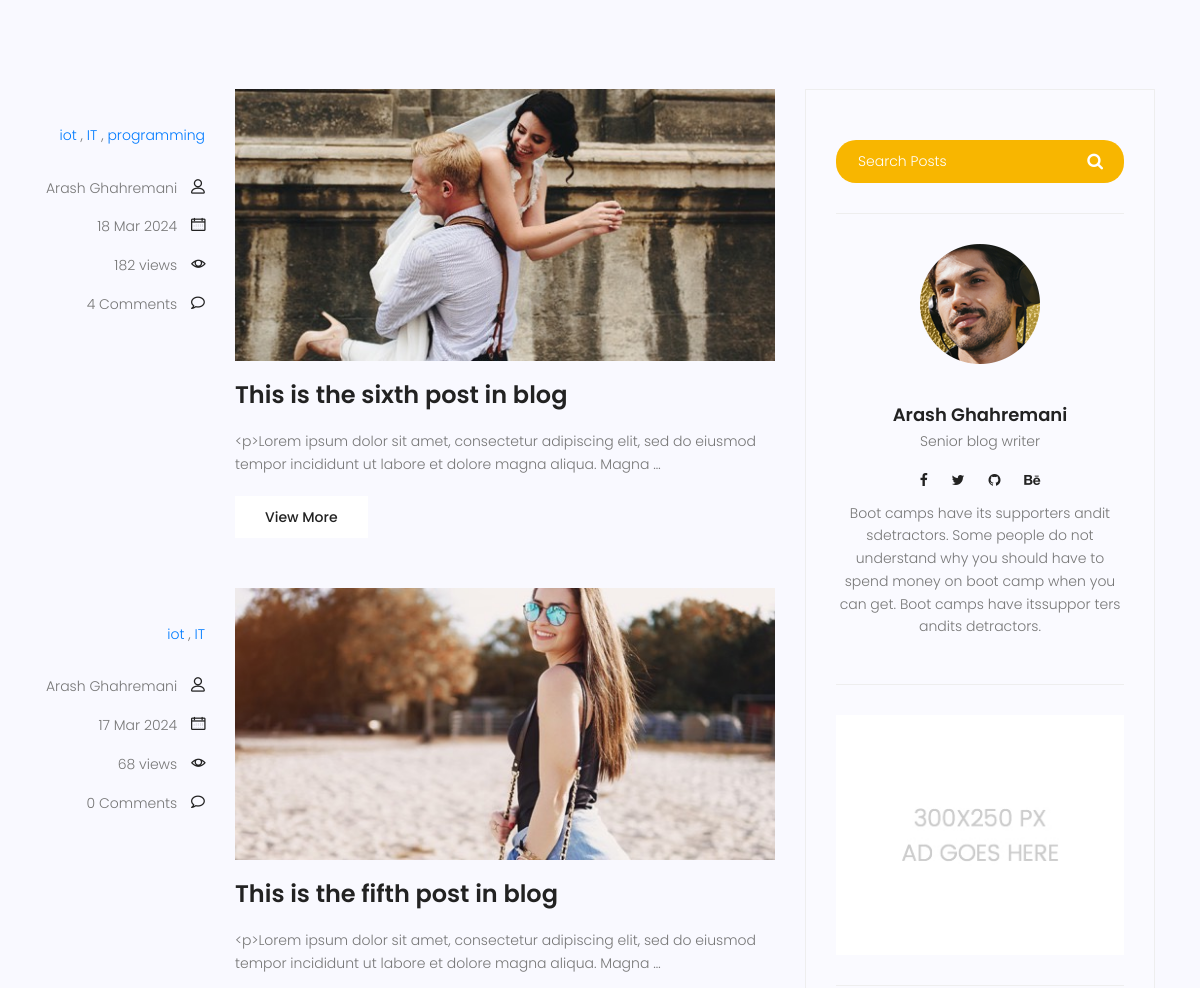
Page /blog/ (middle part) on the earlier database version.
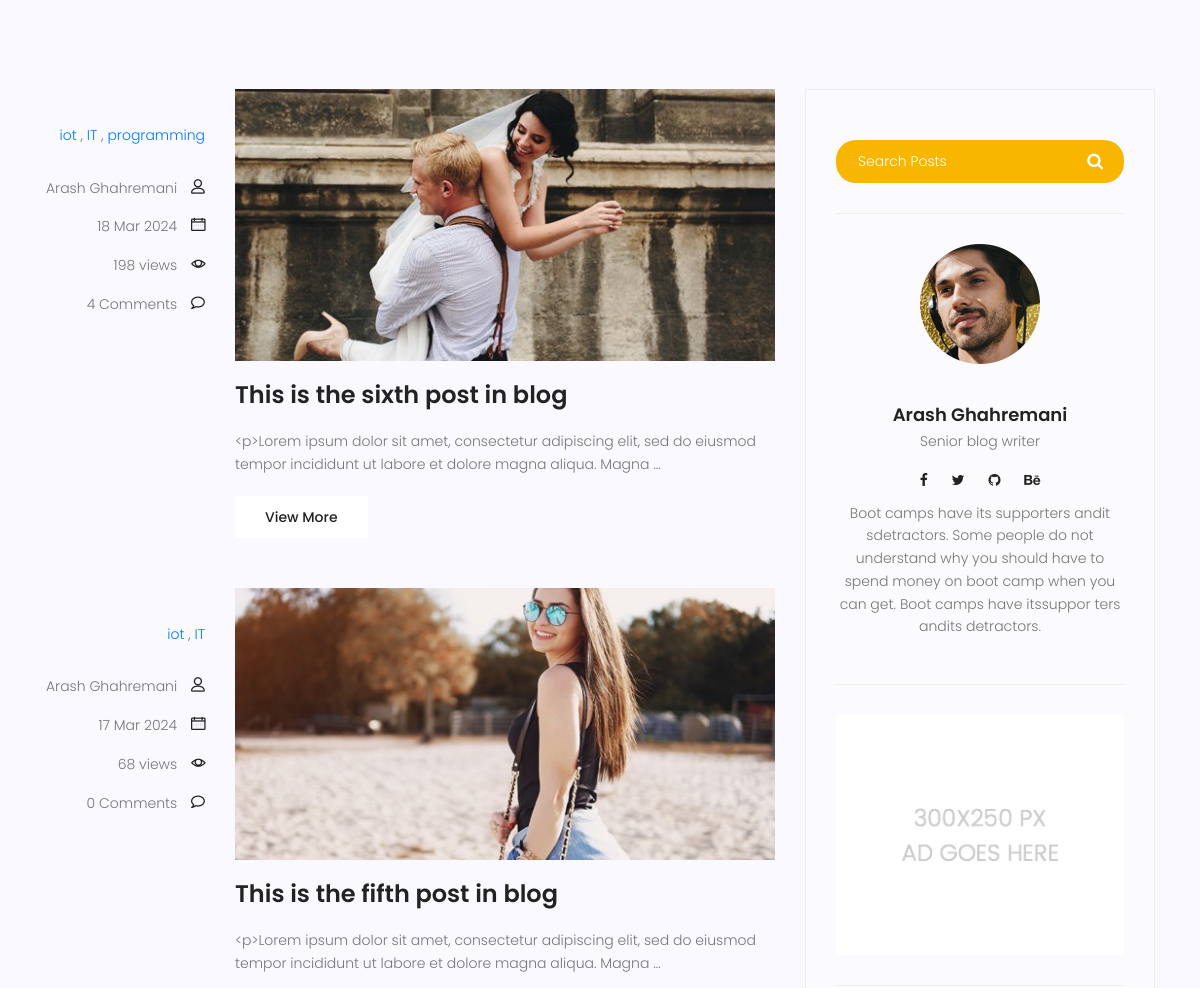
Same page on the later database version.
### blog/models.py (models this page shows, shortened)
class Post (models.Model) :
    image = models.ImageField(upload_to = 'blog/',default = 'blog/default.jpg')
    author = models.ForeignKey(User,on_delete=models.SET_NULL,null=True)
    title = models.CharField (max_length = 200)
    content = models.TextField ()
    tags = TaggableManager()
    category = models.ManyToManyField (Category)
    counted_view = models.IntegerField (default = 0)
    status = models.BooleanField (default = False)
    published_date = models.DateTimeField (null = True)
    created_date = models.DateTimeField (auto_now_add = True)
    update_date = models.DateTimeField (auto_now = True)
    class Meta:
        ordering = ['-created_date']
    def excerpt(self) :
        return truncatewords(self.content,20)

### blog/views.py (the view)
# urls.py: path('', blog_view, name="index"),
def blog_view(request, **kwargs) :
    posts = Post.objects.filter(status = 1, published_date__lte = timezone.now())
    if kwargs.get('cat_name') != None:
        posts = posts.filter(category__name=kwargs['cat_name'])
    if kwargs.get('author_username') != None:
        posts = posts.filter(author__username = kwargs['author_username'])
    if kwargs.get('tag_name') != None:
        posts = posts.filter(tags__name__in=[kwargs['tag_name']])
    posts = Paginator (posts,3)
    try:
        page_number = request.GET.get ('page')
        posts = posts.get_page(page_number)
    except PageNotAnInteger:
        posts = posts.get_page(1)
    except EmptyPage:
        posts = posts.get_page(1)
    context = {'posts': posts}
    return render(request, "blog/blog-home.html", context)

### blog/models.py (called while the page is built)
    def __str__(self):
        return self.name

### blog/templatetags/blog_tags.py (called while the page is built)
@register.inclusion_tag('blog/post-categories.html')
def postcategories() :
    posts = Post.objects.filter(status = 1)
    categories = Category.objects.all()
    cat_dict = {}
    for name in categories :
        cat_dict[name]=posts.filter(category=name).count()
    return {'categories':cat_dict}

@register.simple_tag(name = 'comments_count')
def function(pid):
    return Comment.objects.filter(post=pid, approved=True).count()

### templates/blog/blog-home.html (shortened to what this page needs)
{% extends 'base.html' %}
{% load static %}
{% load blog_tags %}
{% block content %}
<section class="top-category-widget-area pt-90 pb-90 ">
</section>
<section class="post-content-area">
	<div class="container">
		<div class="row">
			<div class="col-lg-8 posts-list">
				{% for post in posts %}
				<div class="single-post row">
					<div class="col-lg-3  col-md-3 meta-details">
						<ul class="tags">
							{% for cat in post.category.all %}
								<a href="{% url 'blog:category' cat_name=cat.name %}"> {{ cat.name }}</a> {% if not forloop.last %},{% endif %}
							{% endfor %}
						</ul>
						<div class="user-details row">
							<p class="user-name col-lg-12 col-md-12 col-6"><a href="{% url 'blog:author' author_username=post.author.username %}">{{post.author.get_full_name}}</a>
								<span class="lnr lnr-user"></span></p>
							<p class="date col-lg-12 col-md-12 col-6"><a href="#">{{post.published_date|date:'d M Y'}}</a> <span
									class="lnr lnr-calendar-full"></span></p>
							<p class="view col-lg-12 col-md-12 col-6"><a href="#">{{post.counted_view}} views</a> <span
									class="lnr lnr-eye"></span></p>
							<p class="comments col-lg-12 col-md-12 col-6"><a href="#">{% comments_count post.id %} Comments </a> <span
									class="lnr lnr-bubble"></span></p>
						</div>
					</div>
					<div class="col-lg-9 col-md-9 ">
						<div class="feature-img">
							<img class="img-fluid" src="{{post.image.url}}" alt="">
						</div>
						<a class="posts-title" href="{% url 'blog:single' pid=post.id%}">
							<h3>{{post.title}}</h3>
						</a>
						<p class="excert">
							{{post.excerpt}}
						</p>
						<a href={{post.id}} class="primary-btn">View More</a>
					</div>
				</div>
				{% endfor%}
			</div>
			<div class="col-lg-4 sidebar-widgets">
				<div class="widget-wrap">
						{% include 'blog/blog-search.html' %}
						{% include 'blog/blog-writer.html' %}
					    {% include 'blog/blog-ads.html' %}
				</div>
			</div>
		</div>
	</div>
</section>
{% endblock%}

Differences in the rows shown:
changed Post "This is the sixth post in blog": counted_view "182" → "198"
